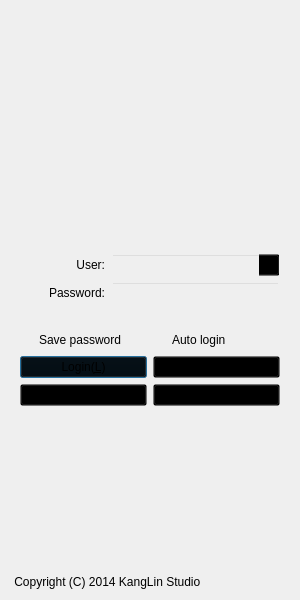
<?xml version="1.0" encoding="UTF-8"?>
<ui version="4.0">
 <class>CFrmLogin</class>
 <widget class="QFrame" name="CFrmLogin">
  <property name="geometry">
   <rect>
    <x>0</x>
    <y>0</y>
    <width>300</width>
    <height>600</height>
   </rect>
  </property>
  <property name="sizePolicy">
   <sizepolicy hsizetype="Preferred" vsizetype="Preferred">
    <horstretch>0</horstretch>
    <verstretch>0</verstretch>
   </sizepolicy>
  </property>
  <property name="maximumSize">
   <size>
    <width>16777215</width>
    <height>16777215</height>
   </size>
  </property>
  <property name="windowTitle">
   <string>Login</string>
  </property>
  <property name="windowIcon">
   <iconset resource="../../Resource/Resource.qrc">
    <normaloff>:/icon/AppIcon</normaloff>:/icon/AppIcon</iconset>
  </property>
  <property name="layoutDirection">
   <enum>Qt::LeftToRight</enum>
  </property>
  <property name="frameShadow">
   <enum>QFrame::Plain</enum>
  </property>
  <layout class="QGridLayout" name="gridLayout_2">
   <item row="1" column="0">
    <widget class="QWidget" name="widget" native="true">
     <property name="sizePolicy">
      <sizepolicy hsizetype="Minimum" vsizetype="Expanding">
       <horstretch>0</horstretch>
       <verstretch>0</verstretch>
      </sizepolicy>
     </property>
     <property name="minimumSize">
      <size>
       <width>0</width>
       <height>0</height>
      </size>
     </property>
     <property name="maximumSize">
      <size>
       <width>16777215</width>
       <height>16777215</height>
      </size>
     </property>
     <property name="autoFillBackground">
      <bool>false</bool>
     </property>
     <property name="styleSheet">
      <string notr="true">background-color: transparent</string>
     </property>
     <layout class="QGridLayout" name="gridLayout">
      <item row="0" column="0">
       <layout class="QHBoxLayout" name="horizontalLayout_6">
        <property name="bottomMargin">
         <number>9</number>
        </property>
        <item>
         <spacer name="horizontalSpacer">
          <property name="orientation">
           <enum>Qt::Horizontal</enum>
          </property>
          <property name="sizeHint" stdset="0">
           <size>
            <width>40</width>
            <height>20</height>
           </size>
          </property>
         </spacer>
        </item>
        <item>
         <widget class="QPushButton" name="pbState">
          <property name="sizePolicy">
           <sizepolicy hsizetype="Preferred" vsizetype="Preferred">
            <horstretch>0</horstretch>
            <verstretch>0</verstretch>
           </sizepolicy>
          </property>
          <property name="minimumSize">
           <size>
            <width>64</width>
            <height>64</height>
           </size>
          </property>
          <property name="maximumSize">
           <size>
            <width>128</width>
            <height>128</height>
           </size>
          </property>
          <property name="toolTip">
           <string>Change logon status</string>
          </property>
          <property name="statusTip">
           <string>Change logon status</string>
          </property>
          <property name="text">
           <string/>
          </property>
          <property name="icon">
           <iconset resource="../../Resource/Resource.qrc">
            <normaloff>:/icon/AppIcon</normaloff>:/icon/AppIcon</iconset>
          </property>
          <property name="iconSize">
           <size>
            <width>64</width>
            <height>64</height>
           </size>
          </property>
          <property name="autoDefault">
           <bool>true</bool>
          </property>
          <property name="default">
           <bool>false</bool>
          </property>
          <property name="flat">
           <bool>true</bool>
          </property>
         </widget>
        </item>
        <item>
         <spacer name="horizontalSpacer_2">
          <property name="orientation">
           <enum>Qt::Horizontal</enum>
          </property>
          <property name="sizeHint" stdset="0">
           <size>
            <width>38</width>
            <height>20</height>
           </size>
          </property>
         </spacer>
        </item>
       </layout>
      </item>
      <item row="1" column="0">
       <layout class="QHBoxLayout" name="horizontalLayout_5">
        <property name="topMargin">
         <number>0</number>
        </property>
        <item>
         <widget class="QLabel" name="label_3">
          <property name="sizePolicy">
           <sizepolicy hsizetype="Preferred" vsizetype="Expanding">
            <horstretch>1</horstretch>
            <verstretch>1</verstretch>
           </sizepolicy>
          </property>
          <property name="minimumSize">
           <size>
            <width>0</width>
            <height>0</height>
           </size>
          </property>
          <property name="maximumSize">
           <size>
            <width>16777215</width>
            <height>16777215</height>
           </size>
          </property>
          <property name="text">
           <string>User:</string>
          </property>
          <property name="alignment">
           <set>Qt::AlignRight|Qt::AlignTrailing|Qt::AlignVCenter</set>
          </property>
         </widget>
        </item>
        <item>
         <widget class="QComboBox" name="cmbUser">
          <property name="sizePolicy">
           <sizepolicy hsizetype="Preferred" vsizetype="Expanding">
            <horstretch>2</horstretch>
            <verstretch>4</verstretch>
           </sizepolicy>
          </property>
          <property name="minimumSize">
           <size>
            <width>0</width>
            <height>0</height>
           </size>
          </property>
          <property name="maximumSize">
           <size>
            <width>16777215</width>
            <height>16777215</height>
           </size>
          </property>
          <property name="editable">
           <bool>true</bool>
          </property>
          <property name="frame">
           <bool>true</bool>
          </property>
         </widget>
        </item>
       </layout>
      </item>
      <item row="2" column="0">
       <layout class="QHBoxLayout" name="horizontalLayout_4">
        <item>
         <widget class="QLabel" name="label_2">
          <property name="sizePolicy">
           <sizepolicy hsizetype="Preferred" vsizetype="Preferred">
            <horstretch>1</horstretch>
            <verstretch>0</verstretch>
           </sizepolicy>
          </property>
          <property name="minimumSize">
           <size>
            <width>0</width>
            <height>0</height>
           </size>
          </property>
          <property name="maximumSize">
           <size>
            <width>16777215</width>
            <height>16777215</height>
           </size>
          </property>
          <property name="text">
           <string>Password:</string>
          </property>
          <property name="alignment">
           <set>Qt::AlignRight|Qt::AlignTrailing|Qt::AlignVCenter</set>
          </property>
         </widget>
        </item>
        <item>
         <widget class="QLineEdit" name="lnPassword">
          <property name="sizePolicy">
           <sizepolicy hsizetype="Preferred" vsizetype="Preferred">
            <horstretch>2</horstretch>
            <verstretch>0</verstretch>
           </sizepolicy>
          </property>
          <property name="minimumSize">
           <size>
            <width>0</width>
            <height>0</height>
           </size>
          </property>
          <property name="maximumSize">
           <size>
            <width>16777215</width>
            <height>16777215</height>
           </size>
          </property>
          <property name="echoMode">
           <enum>QLineEdit::Password</enum>
          </property>
         </widget>
        </item>
       </layout>
      </item>
      <item row="3" column="0">
       <widget class="QLabel" name="lbePrompt">
        <property name="enabled">
         <bool>true</bool>
        </property>
        <property name="sizePolicy">
         <sizepolicy hsizetype="Preferred" vsizetype="Preferred">
          <horstretch>0</horstretch>
          <verstretch>0</verstretch>
         </sizepolicy>
        </property>
        <property name="minimumSize">
         <size>
          <width>0</width>
          <height>0</height>
         </size>
        </property>
        <property name="maximumSize">
         <size>
          <width>16777215</width>
          <height>16777215</height>
         </size>
        </property>
        <property name="text">
         <string/>
        </property>
        <property name="alignment">
         <set>Qt::AlignCenter</set>
        </property>
       </widget>
      </item>
      <item row="4" column="0">
       <layout class="QHBoxLayout" name="horizontalLayout_2">
        <item>
         <widget class="QCheckBox" name="chkSave">
          <property name="sizePolicy">
           <sizepolicy hsizetype="Preferred" vsizetype="Preferred">
            <horstretch>0</horstretch>
            <verstretch>0</verstretch>
           </sizepolicy>
          </property>
          <property name="minimumSize">
           <size>
            <width>0</width>
            <height>0</height>
           </size>
          </property>
          <property name="maximumSize">
           <size>
            <width>16777215</width>
            <height>16777215</height>
           </size>
          </property>
          <property name="text">
           <string>Save password</string>
          </property>
         </widget>
        </item>
        <item>
         <widget class="QCheckBox" name="chkLogin">
          <property name="sizePolicy">
           <sizepolicy hsizetype="Preferred" vsizetype="Preferred">
            <horstretch>0</horstretch>
            <verstretch>0</verstretch>
           </sizepolicy>
          </property>
          <property name="minimumSize">
           <size>
            <width>0</width>
            <height>0</height>
           </size>
          </property>
          <property name="maximumSize">
           <size>
            <width>16777215</width>
            <height>16777215</height>
           </size>
          </property>
          <property name="text">
           <string>Auto login</string>
          </property>
         </widget>
        </item>
       </layout>
      </item>
      <item row="5" column="0">
       <layout class="QHBoxLayout" name="horizontalLayout">
        <item>
         <widget class="QPushButton" name="pbOk">
          <property name="sizePolicy">
           <sizepolicy hsizetype="Minimum" vsizetype="Preferred">
            <horstretch>0</horstretch>
            <verstretch>0</verstretch>
           </sizepolicy>
          </property>
          <property name="minimumSize">
           <size>
            <width>0</width>
            <height>0</height>
           </size>
          </property>
          <property name="maximumSize">
           <size>
            <width>16777215</width>
            <height>16777215</height>
           </size>
          </property>
          <property name="toolTip">
           <string>Login</string>
          </property>
          <property name="text">
           <string>Login(&amp;L)</string>
          </property>
          <property name="icon">
           <iconset resource="../../Resource/Resource.qrc">
            <normaloff>:/icon/Login</normaloff>:/icon/Login</iconset>
          </property>
          <property name="autoDefault">
           <bool>true</bool>
          </property>
          <property name="default">
           <bool>true</bool>
          </property>
         </widget>
        </item>
        <item>
         <widget class="QPushButton" name="pbClose">
          <property name="sizePolicy">
           <sizepolicy hsizetype="Minimum" vsizetype="Preferred">
            <horstretch>0</horstretch>
            <verstretch>0</verstretch>
           </sizepolicy>
          </property>
          <property name="minimumSize">
           <size>
            <width>0</width>
            <height>0</height>
           </size>
          </property>
          <property name="maximumSize">
           <size>
            <width>16777215</width>
            <height>16777215</height>
           </size>
          </property>
          <property name="toolTip">
           <string>Close</string>
          </property>
          <property name="text">
           <string>Close(&amp;C)</string>
          </property>
          <property name="icon">
           <iconset resource="../../Resource/Resource.qrc">
            <normaloff>:/icon/Close</normaloff>:/icon/Close</iconset>
          </property>
          <property name="autoDefault">
           <bool>true</bool>
          </property>
          <property name="default">
           <bool>false</bool>
          </property>
         </widget>
        </item>
       </layout>
      </item>
      <item row="6" column="0">
       <layout class="QHBoxLayout" name="horizontalLayout_3">
        <item>
         <widget class="QPushButton" name="pbRegitster">
          <property name="sizePolicy">
           <sizepolicy hsizetype="Minimum" vsizetype="Preferred">
            <horstretch>0</horstretch>
            <verstretch>0</verstretch>
           </sizepolicy>
          </property>
          <property name="minimumSize">
           <size>
            <width>0</width>
            <height>0</height>
           </size>
          </property>
          <property name="maximumSize">
           <size>
            <width>16777215</width>
            <height>16777215</height>
           </size>
          </property>
          <property name="toolTip">
           <string>Register new account</string>
          </property>
          <property name="text">
           <string>Register(&amp;R)</string>
          </property>
          <property name="icon">
           <iconset resource="../../Resource/Resource.qrc">
            <normaloff>:/icon/AddAccount</normaloff>:/icon/AddAccount</iconset>
          </property>
          <property name="autoDefault">
           <bool>true</bool>
          </property>
          <property name="default">
           <bool>false</bool>
          </property>
         </widget>
        </item>
        <item>
         <widget class="QPushButton" name="pbSet">
          <property name="sizePolicy">
           <sizepolicy hsizetype="Minimum" vsizetype="Preferred">
            <horstretch>0</horstretch>
            <verstretch>0</verstretch>
           </sizepolicy>
          </property>
          <property name="minimumSize">
           <size>
            <width>0</width>
            <height>0</height>
           </size>
          </property>
          <property name="maximumSize">
           <size>
            <width>16777215</width>
            <height>16777215</height>
           </size>
          </property>
          <property name="toolTip">
           <string>Set Server</string>
          </property>
          <property name="text">
           <string>Set(&amp;S)</string>
          </property>
          <property name="icon">
           <iconset resource="../../Resource/Resource.qrc">
            <normaloff>:/icon/Options</normaloff>:/icon/Options</iconset>
          </property>
         </widget>
        </item>
       </layout>
      </item>
     </layout>
    </widget>
   </item>
   <item row="2" column="0">
    <spacer name="verticalSpacer_2">
     <property name="orientation">
      <enum>Qt::Vertical</enum>
     </property>
     <property name="sizeHint" stdset="0">
      <size>
       <width>20</width>
       <height>80</height>
      </size>
     </property>
    </spacer>
   </item>
   <item row="3" column="0">
    <widget class="QLabel" name="lbCopyright">
     <property name="text">
      <string> Copyright (C) 2014 KangLin Studio</string>
     </property>
    </widget>
   </item>
   <item row="0" column="0">
    <spacer name="verticalSpacer">
     <property name="orientation">
      <enum>Qt::Vertical</enum>
     </property>
     <property name="sizeHint" stdset="0">
      <size>
       <width>20</width>
       <height>81</height>
      </size>
     </property>
    </spacer>
   </item>
  </layout>
 </widget>
 <tabstops>
  <tabstop>cmbUser</tabstop>
  <tabstop>lnPassword</tabstop>
  <tabstop>chkSave</tabstop>
  <tabstop>chkLogin</tabstop>
  <tabstop>pbOk</tabstop>
  <tabstop>pbClose</tabstop>
  <tabstop>pbRegitster</tabstop>
  <tabstop>pbSet</tabstop>
  <tabstop>pbState</tabstop>
 </tabstops>
 <resources>
  <include location="../../Resource/Resource.qrc"/>
  <include location="../../Resource/Resource.qrc"/>
  <include location="../../Resource/Resource.qrc"/>
 </resources>
 <connections/>
</ui>
